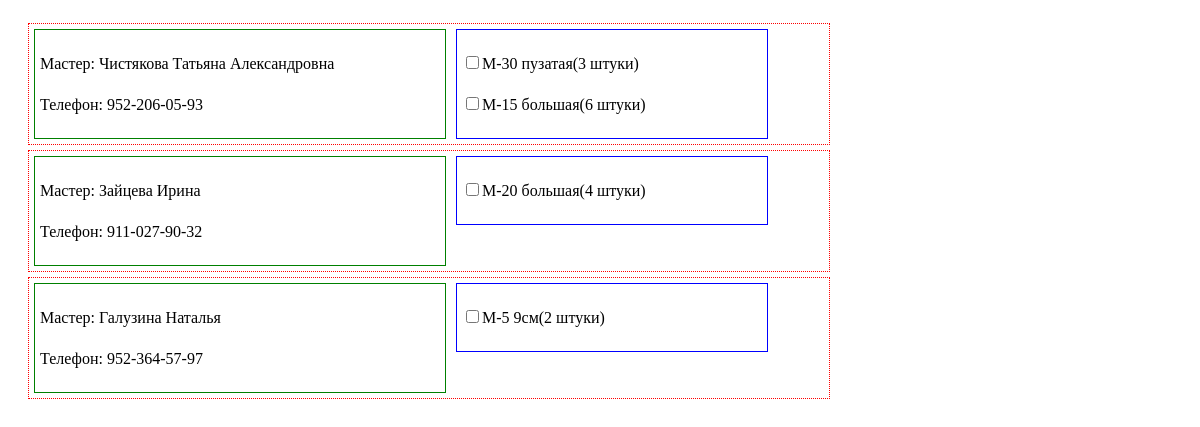
/forms/fMaterials.php, run on the app's committed database.
### tables this page shows
CREATE TABLE IF NOT EXISTS `materials_out` (
  `id` int(5) NOT NULL AUTO_INCREMENT,
  `master_id` int(5) NOT NULL,
  `material_id` int(5) NOT NULL,
  `amount` int(5) NOT NULL,
  `date` int(12) NOT NULL,
  `status` tinyint(1) NOT NULL,
  PRIMARY KEY (`id`)
);

CREATE TABLE IF NOT EXISTS `masters` (
  `m_id` int(3) NOT NULL AUTO_INCREMENT,
  `master_fio` varchar(255) NOT NULL,
  `phone` varchar(20) NOT NULL,
  PRIMARY KEY (`m_id`)
);

CREATE TABLE IF NOT EXISTS `materials` (
  `material_id` int(11) NOT NULL AUTO_INCREMENT,
  `material_name` varchar(150) NOT NULL,
  PRIMARY KEY (`material_id`)
);

### modules/constants.php (called while the page is built)
<?php
$aDatabase  = array(
    'host'  =>  'localhost',
    'user'  =>  'hudo',
    'pwd'   =>  'oduh',
    'name'  =>  'hudo',
);

### modules/database.class.php (called while the page is built, shortened)
<?php
class Database {
    private $connection;
    private $connected;
    private $host;
    private $user;
    private $pwd;
    private $dbname;
    public function __construct($host, $user, $pwd, $dbname, $names = 'utf8') {
        $this->host		= $host;
        $this->user		= $user;
        $this->pwd		= $pwd;
        $this->dbname	= $dbname;
        $this->names	= $names;
    }
    private function connect() {
        if ($this->connected)
            return $this->connection;
        $this->connection = @mysql_connect($this->host, $this->user, $this->pwd, true);
        if ($this->connection) {
            $dbselect = @mysql_select_db($this->dbname, $this->connection);
        } else
            die('Database error.');
        $this->connected = true;
        return $this->connection;
    }
    public function process($aArgs) {
        $this->lastQuery = ' ' . array_shift($aArgs);
        if (empty($aArgs))
            return $this->lastQuery;
        $this->lastQuery = str_replace('\\?', '?', $this->lastQuery);
        return $this->lastQuery;
    }
    public function selectTable() {
        $out = array();
        $q = @mysql_query($this->process(func_get_args()), $this->connection);
        while ($result = @mysql_fetch_assoc($q)) {
            $out[] = $result;
        }
        return $out;
    }
    public function selectField() {
        $q = @mysql_query($this->process(func_get_args()), $this->connection);
        if ($record = @mysql_fetch_row($q))
            return $record[0];
        return null;
    }
}

### forms/fMaterials.php (the view, shortened to what this page needs)
<link rel="stylesheet" type="text/css" href="style/fMaterials.css" />
<?php
require_once ROOT . 'constants.php';
require_once ROOT . 'database.class.php';
$oDB = new Database($aDatabase['host'], $aDatabase['user'], $aDatabase['pwd'], $aDatabase['name']);
?>
<form id="" class="fControl">
    <?php
        $sMaterials = $oDB->SelectTable('
           SELECT `id`, `master_id`, `material_id`, `amount`, `date`
            FROM `materials_out`
            WHERE `status` = 0
            ORDER BY `master_id` ASC
        ');
        $m_id = 0;
        $counter = 0;
        foreach($sMaterials as $iMaterial => $sMaterial){
			$material = $oDB->SelectField('
				    SELECT `material_name`
				    FROM `materials`
				    WHERE `material_id` = "' . $sMaterial['material_id'] . '"
				');
			if($sMaterial['master_id'] != $m_id){
				if($counter > 0)
                    echo '</div></div>';
				$counter++;
				$master_fio = $oDB->SelectField('
				    SELECT `master_fio`
				    FROM `masters`
				    WHERE `m_id` = "' . $sMaterial['master_id'] . '"
				');
				$master_phone = $oDB->SelectField('
				    SELECT `phone`
				    FROM `masters`
				    WHERE `m_id` = "' . $sMaterial['master_id'] . '"
				');
				echo '<div class="container"><div class="master_container">
				      <p>Мастер: ' . $master_fio . '</p>
				      <p>Телефон: ' . $master_phone . '</p>
				      </div><div class="materials_container">';
			}
            echo '<p><input type="checkbox" value="' . $sMaterial['id'] . '"
                 name="material[]" onClick="MaterialClick(this);">' . $material . '</input>';
            echo '(' . $sMaterial['amount'] . ' штуки)</p>';
            if($sMaterial['master_id'] != $m_id){
				$m_id = $sMaterial['master_id'];
		    }
		}
    ?>
</form>

### style/fMaterials.css (style rules this page uses)
.fControl { width:984px; height:400px; padding-left:15px; padding-top:10px; line-height: 25px; overflow: auto; }
.container { border-style: dotted; border-width: 1px; border-color: red; width: 800px; margin: 5px; overflow: hidden; }
.master_container { border-style: solid; border-width: 1px; border-color: green; width: 400px; margin: 5px; padding: 5px; float: left; }
.materials_container { border-style: solid; border-width: 1px; border-color: blue; width: 300px; margin: 5px; padding: 5px; float: left; }

### data on the page
materials_out: master.master_fio "Чистякова Татьяна Александровна", master.phone "952-206-05-93", material.material_name "М-30 пузатая", amount "3"
materials_out: material.material_name "М-15 большая", amount "6"
materials_out: master.master_fio "Зайцева Ирина", master.phone "911-027-90-32", material.material_name "М-20 большая", amount "4"
materials_out: master.master_fio "Галузина Наталья", master.phone "952-364-57-97", material.material_name "М-5 9см", amount "2"
